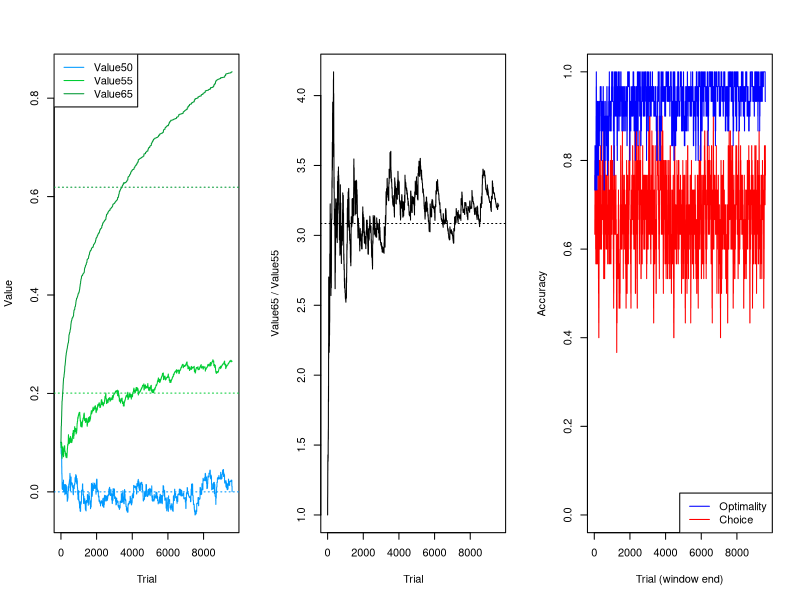
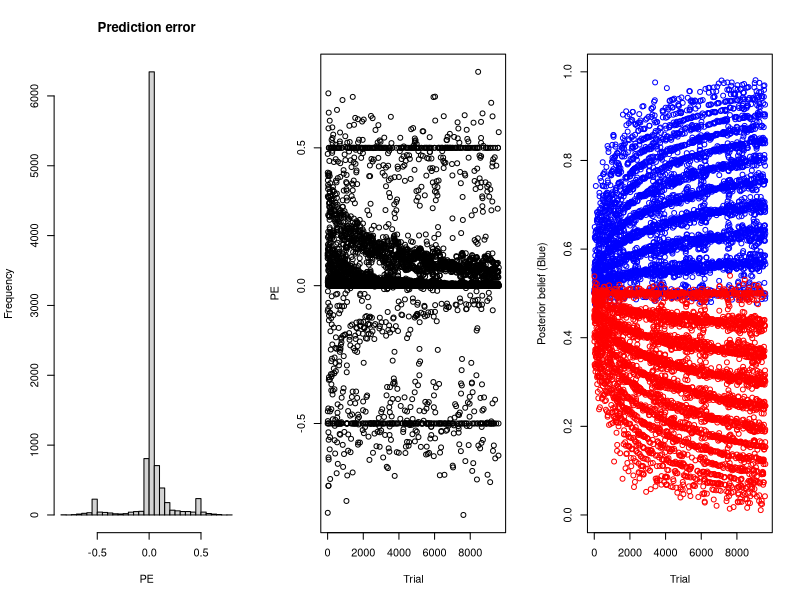
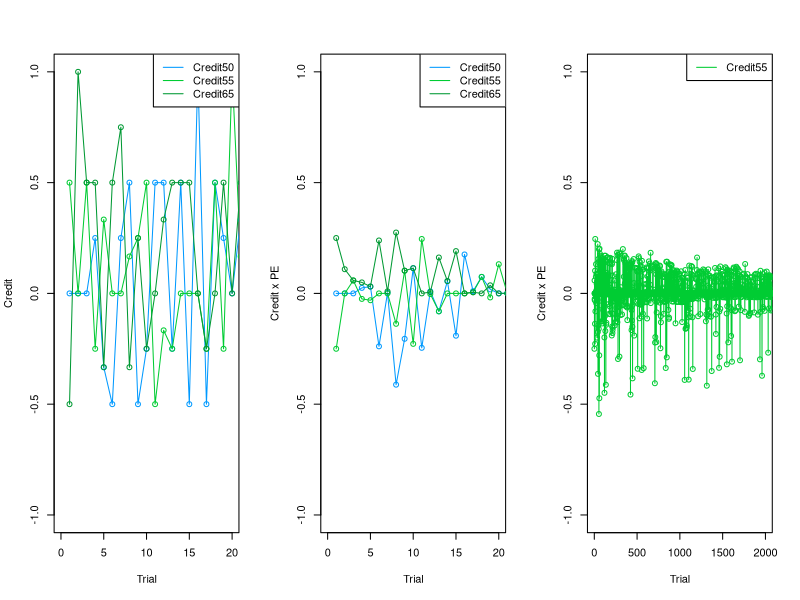

Reproduce these figures in R, in order.
## ============================================================
## Simulation to verify the learning model
## ============================================================

set.seed(1)


## ============================================================
## Settings
## ============================================================

params <- list(
  delta      = 0.02,             # learning rate
  theta      = 10,                # inverse temperature of the choice rule
  lambda     = 0,                # recency weighting of samples (0 = equal weights)
  n_trial    = 9600,
  n_info     = 6,                # samples per trial
  levels     = c(50, 55, 65),    # sample reliability (% of samples matching the stimulus)
  init_value = 0.1,              # starting value for every level
  
  # What the choice is compared against to give reward:
  #   "optimal"      - the ideal observer's answer
  #   "correct"      - the true stimulus
  #   "optimal_prob" - to be implemented
  feedback_target = "optimal",
  
  # What the prediction error subtracts from the reward:
  #   "posterior_belief" - posterior belief in the chosen colour
  #   "choice_prob" - final probability of choosing the chosen colour
  #   "policy" - belief averaged over the choice policy:
  #              belief_blue * choice_prob_blue + (1 - belief_blue) * (1 - choice_prob_blue)
  expectation_source = "choice_prob"
)

# Plot colours per level. Levels without an entry get an automatic colour.
level_colors <- c("50" = "#0099FF", "55" = "#00CC33", "65" = "#009933")


## ============================================================
## Trial generation
## ============================================================

# Returns the stimuli for all trials at once:
#   stimulus  - true colour per trial
#   color_mat - n_trial x n_info matrix of sample colours
#   level_mat - n_trial x n_info matrix of sample levels
#   optimal   - ideal observer's answer (ties broken at random)
generate_trials <- function(n_trial, n_info, levels) {
  
  stimulus    <- sample(c("Red", "Blue"), n_trial, replace = TRUE)
  false_color <- ifelse(stimulus == "Red", "Blue", "Red")
  
  level_mat <- matrix(sample(levels, n_trial * n_info, replace = TRUE), nrow = n_trial)
  
  # Each sample shows the true colour with probability level / 100
  matches   <- matrix(runif(n_trial * n_info), nrow = n_trial) < level_mat / 100
  color_mat <- ifelse(matches, stimulus, false_color)
  
  # Ideal observer: sum of signed log-odds (positive favours Blue)
  sign_blue  <- ifelse(color_mat == "Blue", 1, -1)
  ideal_diff <- rowSums(sign_blue * qlogis(level_mat / 100))
  
  is_tie  <- abs(ideal_diff) < 1e-10   # tolerance avoids floating-point false non-ties
  optimal <- ifelse(ideal_diff > 0, "Blue", "Red")
  optimal[is_tie] <- sample(c("Blue", "Red"), sum(is_tie), replace = TRUE)
  
  list(
    stimulus  = stimulus,
    color_mat = color_mat,
    level_mat = level_mat,
    optimal   = optimal
  )
}


## ============================================================
## Learning model
## ============================================================

simulate_learning <- function(params, trials) {
  
  ## --- Check settings ---------------------------------------
  
  if (ncol(trials$color_mat) != params$n_info) {
    stop("trials were generated with a different n_info than params$n_info")
  }
  
  if (params$feedback_target == "optimal_prob") {
    stop("feedback_target = 'optimal_prob' is to be implemented")
  }
  
  target <- switch(params$feedback_target,
                   optimal = trials$optimal,
                   correct = trials$stimulus,
                   stop("Unknown feedback_target: ", params$feedback_target)
  )
  
  if (!params$expectation_source %in% c("posterior_belief", "choice_prob", "policy")) {
    stop("Unknown expectation_source: ", params$expectation_source)
  }
  
  ## --- Setup ------------------------------------------------
  
  n_trial     <- length(trials$stimulus)
  level_names <- as.character(params$levels)
  
  # One value per level, labelled by level
  V <- setNames(rep(params$init_value, length(level_names)), level_names)
  
  # Weight of each sample position (the last sample has weight 1)
  discount <- exp(params$lambda * (seq_len(params$n_info) - params$n_info))
  
  # Preallocated outputs
  value_hist  <- matrix(NA_real_, n_trial, length(level_names),
                        dimnames = list(NULL, level_names))
  credit_hist <- value_hist
  
  choice                <- character(n_trial)
  reward                <- numeric(n_trial)
  expected_reward       <- numeric(n_trial)
  pe                    <- numeric(n_trial)
  blue_evidence         <- numeric(n_trial)
  red_evidence          <- numeric(n_trial)
  posterior_belief_blue <- numeric(n_trial)
  choice_prob_blue      <- numeric(n_trial)
  
  ## --- Trial loop -------------------------------------------
  
  for (t in seq_len(n_trial)) {
    
    value_hist[t, ] <- V
    
    sample_levels <- as.character(trials$level_mat[t, ])
    sample_colors <- trials$color_mat[t, ]
    
    ## Evidence accumulation
    weighted_values  <- discount * V[sample_levels]
    blue_evidence[t] <- sum(weighted_values[sample_colors == "Blue"])
    red_evidence[t]  <- sum(weighted_values[sample_colors == "Red"])
    evidence_diff    <- blue_evidence[t] - red_evidence[t]
    
    ## Belief and choice
    # posterior_belief_blue is not affected by theta; choice_prob_blue is
    posterior_belief_blue[t] <- plogis(evidence_diff)
    choice_prob_blue[t]      <- plogis(params$theta * evidence_diff)
    
    choice[t] <- if (runif(1) < choice_prob_blue[t]) "Blue" else "Red"
    
    ## Reward
    reward[t] <- as.numeric(choice[t] == target[t])
    
    ## Prediction error
    b <- posterior_belief_blue[t]
    c_prob <- choice_prob_blue[t]
    
    expected_reward[t] <- switch(params$expectation_source,
                                 posterior_belief = if (choice[t] == "Blue") b else 1 - b,
                                 choice_prob = if (choice[t] == "Blue") c_prob else 1 - c_prob,
                                 policy = b * c_prob + (1 - b) * (1 - c_prob)
    )
    
    pe[t] <- reward[t] - expected_reward[t]
    
    ## Credit assignment
    # +1 for each sample agreeing with the choice, -1 otherwise, summed per level
    contribution <- ifelse(sample_colors == choice[t], 1, -1)
    credit <- vapply(level_names,
                     function(l) sum(contribution[sample_levels == l]),
                     numeric(1))
    
    total_credit <- sum(abs(credit))
    if (total_credit > 0) credit <- credit / total_credit
    
    credit_hist[t, ] <- credit
    
    ## Value update
    V <- V + params$delta * credit * pe[t]
  }
  
  ## --- Assemble output (wide format) ------------------------
  
  n_info <- params$n_info
  
  out <- data.frame(
    Trial    = seq_len(n_trial),
    Stimulus = trials$stimulus,
    setNames(as.data.frame(trials$color_mat), paste0("Color", seq_len(n_info))),
    setNames(as.data.frame(trials$level_mat), paste0("Prob",  seq_len(n_info))),
    Optimal  = trials$optimal,
    setNames(as.data.frame(value_hist), paste0("Value", level_names)),
    Choice              = choice,
    Reward              = reward,
    ExpectedReward      = expected_reward,
    PE                  = pe,
    BlueEvidence        = blue_evidence,
    RedEvidence         = red_evidence,
    PosteriorBeliefBlue = posterior_belief_blue,
    ChoiceProbBlue      = choice_prob_blue,
    setNames(as.data.frame(credit_hist), paste0("Credit", level_names)),
    OptimalAccuracy     = as.numeric(choice == trials$optimal),
    ChoiceAccuracy      = as.numeric(choice == trials$stimulus),
    stringsAsFactors    = FALSE
  )
  
  out
}


## ============================================================
## Plotting helpers
## ============================================================

get_level_colors <- function(level_names) {
  cols <- unname(level_colors[level_names])
  missing <- is.na(cols)
  if (any(missing)) cols[missing] <- hcl.colors(sum(missing), "Dark 3")
  setNames(cols, level_names)
}

# Trailing rolling mean: value at t is the mean of x[(t - window + 1):t]
roll_mean <- function(x, window) {
  as.numeric(stats::filter(x, rep(1 / window, window), sides = 1))
}

# Learned values per level, with the ideal log-odds as dotted lines
plot_values <- function(df, levels) {
  level_names <- as.character(levels)
  cols    <- get_level_colors(level_names)
  targets <- qlogis(levels / 100)
  value_cols <- paste0("Value", level_names)
  
  y_range <- range(unlist(df[value_cols]), targets, na.rm = TRUE)
  
  plot(NA, xlim = range(df$Trial), ylim = y_range, xlab = "Trial", ylab = "Value")
  for (i in seq_along(level_names)) {
    lines(df$Trial, df[[value_cols[i]]], col = cols[i])
    abline(h = targets[i], col = cols[i], lty = 3)
  }
  legend("topleft", legend = value_cols, col = cols, lty = 1)
}

# Ratio of two learned values against the ideal log-odds ratio
plot_value_ratio <- function(df, numerator, denominator) {
  ratio  <- df[[paste0("Value", numerator)]] / df[[paste0("Value", denominator)]]
  target <- qlogis(numerator / 100) / qlogis(denominator / 100)
  
  plot(df$Trial, ratio, type = "l", ylim = range(ratio, target, na.rm = TRUE),
       xlab = "Trial", ylab = paste0("Value", numerator, " / Value", denominator))
  abline(h = target, lty = 3)
}

# Rolling accuracy against the optimal answer and against the true stimulus
plot_accuracy <- function(df, window = 30) {
  plot(df$Trial, roll_mean(df$ChoiceAccuracy, window), type = "l", col = "red",
       ylim = c(0, 1), xlab = "Trial (window end)", ylab = "Accuracy")
  lines(df$Trial, roll_mean(df$OptimalAccuracy, window), col = "blue")
  legend("bottomright", legend = c("Optimality", "Choice"),
         col = c("blue", "red"), lty = 1)
}

# Posterior belief in Blue, coloured by the optimal answer
plot_belief_by_optimal <- function(df) {
  is_blue <- df$Optimal == "Blue"
  plot(df$Trial[is_blue], df$PosteriorBeliefBlue[is_blue], col = "blue",
       ylim = c(0, 1), xlab = "Trial", ylab = "Posterior belief (Blue)")
  points(df$Trial[!is_blue], df$PosteriorBeliefBlue[!is_blue], col = "red")
}

# Credit per level over trials; optionally multiplied by the PE
plot_credit <- function(df, levels, xlim, weight_by_pe = FALSE) {
  level_names <- as.character(levels)
  cols <- get_level_colors(level_names)
  weight <- if (weight_by_pe) df$PE else 1
  
  plot(NA, xlim = xlim, ylim = c(-1, 1), xlab = "Trial",
       ylab = if (weight_by_pe) "Credit x PE" else "Credit")
  for (i in seq_along(level_names)) {
    y <- df[[paste0("Credit", level_names[i])]] * weight
    lines(df$Trial, y, type = "o", col = cols[i])
  }
  legend("topright", legend = paste0("Credit", level_names), col = cols, lty = 1)
}


## ============================================================
## Run
## ============================================================

trials <- generate_trials(params$n_trial, params$n_info, params$levels)
sim_df <- simulate_learning(params, trials)

# Final values
final_values <- unlist(sim_df[nrow(sim_df), paste0("Value", params$levels)])
print(final_values)

# Learned vs ideal ratio for the two highest levels
top_two <- sort(params$levels, decreasing = TRUE)[1:2]
print(c(
  ideal   = qlogis(top_two[1] / 100) / qlogis(top_two[2] / 100),
  learned = final_values[[paste0("Value", top_two[1])]] /
    final_values[[paste0("Value", top_two[2])]]
))


## ============================================================
## Plots
## ============================================================

par(mfrow = c(1, 3))
plot_values(sim_df, params$levels)
plot_value_ratio(sim_df, top_two[1], top_two[2])
plot_accuracy(sim_df, window = 30)

par(mfrow = c(1, 3))
hist(sim_df$PE, breaks = 30, main = "Prediction error", xlab = "PE")
plot(sim_df$Trial, sim_df$PE, xlab = "Trial", ylab = "PE")
plot_belief_by_optimal(sim_df)

par(mfrow = c(1, 3))
plot_credit(sim_df, params$levels, xlim = c(0, 20))
plot_credit(sim_df, params$levels, xlim = c(0, 20), weight_by_pe = TRUE)
plot_credit(sim_df, "55", xlim = c(0, 2000), weight_by_pe = TRUE)
